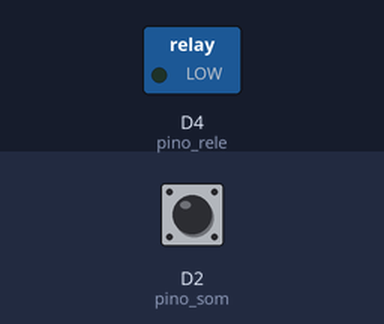
A sketch run on a simulated ESP8266 (NodeMCU). On the bench: switched loads named in the sketch (green lamp = pin HIGH). Dashed ring = blinking. The inputs (shaded band) are chosen by the test bench; at power-on: D2 (pino_som) LOW.

Above: at 1.2 s.
1.3 s: D2 (pino_som) pulsed HIGH 5 times (0.12 s each, 0.3 s apart)
At 1.75 s:
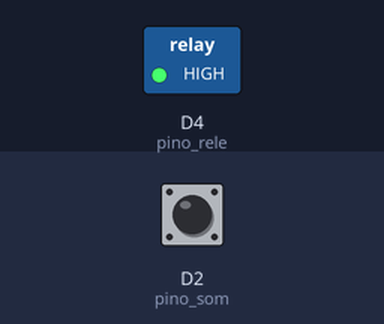
4.3 s: D2 (pino_som) driven HIGH
At 5.0 s:
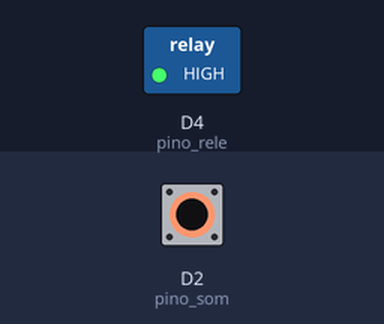
Timing chart, 0 to 7.3 s (numbered marks = the images above; inputs shaded):
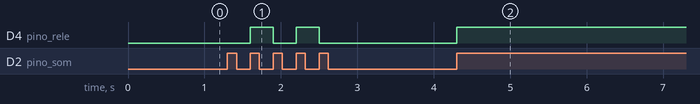

Measured:
- after the input at 1.3 s, D4 (pino_rele): alternates HIGH for 0.30 s and LOW for 0.30 s, 4 changes in all, then stays LOW, starting after 0.30 s
- after the input at 4.3 s, D4 (pino_rele): LOW → HIGH at once

The sketch:

Piscina.ino
```cpp
int pino_som = D2; //Define o pino que será utilizado para o sensor de som
int pino_rele = D4;     //E o que será utilizado para o rele
boolean rele = HIGH; // Define um booleano para poder usar a operacao NAO

void setup() {
  pinMode(pino_som, INPUT); //Coloca o pino do sensor de som como entrada
  pinMode(pino_rele, OUTPUT);   // E o do rele como saida
  attachInterrupt(digitalPinToInterrupt(pino_som), funcaoMic, RISING);
}

void loop() {


}
ICACHE_RAM_ATTR void funcaoMic(){
    rele = !rele; //Operacao NAO: Se estiver LOW, passa pra HIGH. Se estiver HIGH passa para LOW
    digitalWrite(pino_rele, rele); // Manda o valor da variavel para o rele

  }
```
